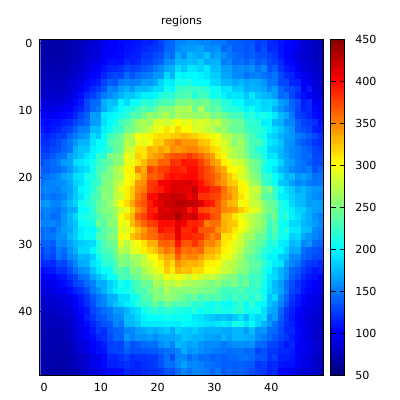

Write gnuplot code to recreate this figure.
#regions.gnuplot
#
#  Usage:
#  gnuplot < regions.gnuplot
#
#
# Terminal output specs
set terminal pdf size 4,4
set output "plots/regions.pdf"
#
load "plots/pals/jet.pal"
#
# Axes and title
set title sprintf("regions")
set xrange [-0.5:  49.5]
set yrange [  49.5:-0.5] reverse
#
# Plot data to file
plot "plots/regions.dat" matrix with image notitle
